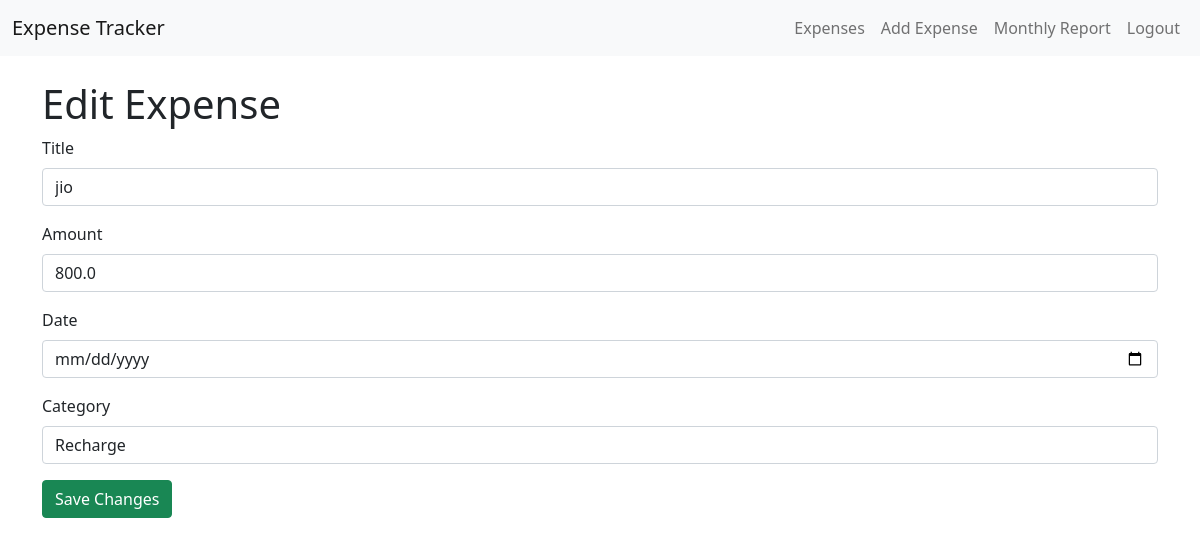
Screenshot of /edit/4/ (signed in) with the database file from the repository.
### tracker/models.py (models this page shows, shortened)
class Expense(models.Model):
    title = models.CharField(max_length=100)
    amount = models.FloatField()
    date = models.DateField()
    category = models.ForeignKey(Category, on_delete=models.SET_NULL, null=True)
    user = models.ForeignKey(User, on_delete=models.CASCADE)

class Category(models.Model):
    name = models.CharField(max_length=50)

### tracker/views.py (the view, shortened to what this page needs)
# urls.py: path('edit/<int:expense_id>/', views.edit_expense, name='edit_expense'),
@login_required
def edit_expense(request, expense_id):
    expense= get_object_or_404(Expense, id=expense_id,user=request.user)
    categories = Category.objects.all()
    return render(request, 'tracker/edit_expense.html', {'expense': expense, 'categories': categories})

### tracker/templates/tracker/edit_expense.html (shortened to what this page needs)
{% extends 'tracker/base.html' %}
{% block content %}
<h1>Edit Expense</h1>
<form method="POST">
    <div class="mb-3">
        <label for="title" class="form-label">Title</label>
        <input type="text" id="title" name="title" class="form-control" value="{{ expense.title }}" required>
    </div>
    <div class="mb-3">
        <label for="amount" class="form-label">Amount</label>
        <input type="number" step="0.01" id="amount" name="amount" class="form-control" value="{{ expense.amount }}" required>
    </div>
    <div class="mb-3">
        <label for="date" class="form-label">Date</label>
        <input type="date" id="date" name="date" class="form-control" value="{{ expense.date }}" required>
    </div>
    <div class="mb-3">
        <label for="category" class="form-label">Category</label>
        <select id="category" name="category" class="form-control" required>
            {% for category in categories %}
            <option value="{{ category.id }}" {% if category == expense.category %}selected{% endif %}>
                {{ category.name }}
            </option>
            {% endfor %}
        </select>
    </div>
    <button type="submit" class="btn btn-success">Save Changes</button>
</form>
{% endblock %}

### rows the page displays
Expense: title "jio", amount "800.0", category "Recharge"
